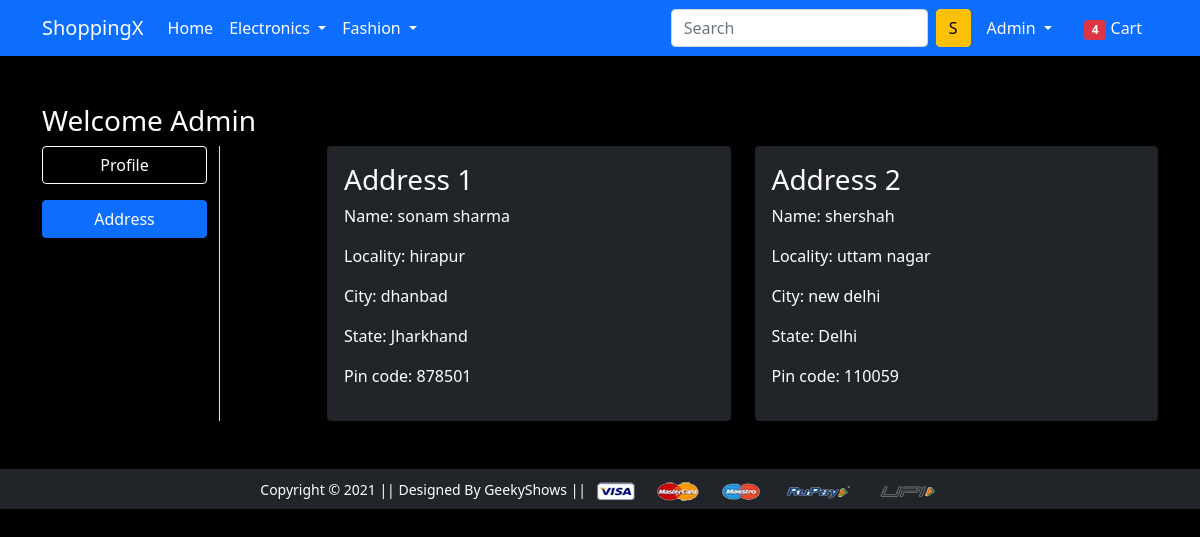
The page /address/ (signed in) on the database its author committed.
### app/models.py (models this page shows, shortened)
class Customer(models.Model):
    user = models.ForeignKey(User,on_delete=models.CASCADE)
    name = models.CharField(max_length=200)
    locality = models.CharField(max_length=200)
    city = models.CharField(max_length=50)
    zipcode = models.IntegerField()
    state = models.CharField(choices=STATE_CHOICES,max_length=50)

### app/views.py (the view)
# urls.py: path('address/', views.address, name='address'),
def address(request):
  add = Customer.objects.filter(user=request.user)
  print("add==>",add.query)
  return render(request,'app/address.html',{'add':add,"active":"btn-primary"})

### app/templates/app/address.html (shortened to what this page needs)
{% extends 'app/base.html' %}
{% load static %}
{% block main-content %}
<div class="container my-5">
    <div class="row">
        <h3>Welcome <span class="text-capitalize">{{request.user}}</span></h3>
        <div class="col-sm-2 border-end">
            <ul class="list-unstyled">
                <li class="d-grid"><a href="{% url 'profile' %}" class="btn border-white text-white mb-3">Profile</a></li>
                <li class="d-grid"><a href="{% url 'address' %}" class="btn {{active}}">Address</a></li>
            </ul>
        </div>
        <div class="col-sm-9 offset-sm-1">
            <div class="row ">
                {% for ad in add %}
                <div class="col-sm-6">
                    <div class="card bg-dark">
                        <div class="card-body">
                            <h3>Address {{forloop.counter}}</h3>
                            <p>Name: {{ad.name}}</p>
                            <p>Locality: {{ad.locality}}</p>
                            <p>City: {{ad.city}}</p>
                            <p>State: {{ad.state}}</p>
                            <p>Pin code: {{ad.zipcode}}</p>
                        </div>
                    </div>
                </div>
                {% endfor %}
            </div>
        </div>
    </div>
</div>
{% endblock main-content %}

### app/templates/app/base.html (shortened to what this page needs)
<!doctype html>
{% load static %}
<html lang="en">
  <head>
    <link href="https://cdn.jsdelivr.net/npm/bootstrap@5.0.0-beta1/dist/css/bootstrap.min.css" rel="stylesheet"
>
    <link rel="stylesheet" href="{% static 'app/css/owl.carousel.min.css' %}">
    <link rel="stylesheet" href="{% static 'app/css/all.min.css' %}">
    <link rel="stylesheet" href="{% static 'app/css/style.css' %}">
  </head>
  <body>
    <nav class="navbar navbar-expand-lg navbar-dark bg-primary">
      <div class="container">
        <a class="navbar-brand" href="/">ShoppingX</a>
        <div class="collapse navbar-collapse" id="navbarSupportedContent">
          <ul class="navbar-nav me-auto mb-2 mb-lg-0">
            <li class="nav-item">
              <a class="nav-link active" aria-current="page" href="/">Home</a>
            </li>
            <li class="nav-item dropdown">
              <a class="nav-link dropdown-toggle text-white" href="#" id="electronicsDropdown" role="button"
                data-bs-toggle="dropdown" aria-expanded="false">
                Electronics
              </a>
            </li>
            <li class="nav-item dropdown">
              <a class="nav-link dropdown-toggle text-white" href="#" id="fashionDropdown" role="button"
                data-bs-toggle="dropdown" aria-expanded="false">
                Fashion
              </a>
            </li>
          </ul>
          <form class="d-flex">
            <input class="form-control me-2" type="search" placeholder="Search" aria-label="Search">
            <button class="btn btn-warning" type="submit">S</button>
          </form>
          <div>
            <ul class="navbar-nav me-auto mb-2 mb-lg-0">
              {% if request.user.is_authenticated %}
              <li class="nav-item dropdown mx-2">
                <a class="nav-link dropdown-toggle text-white" href="#" id="profileDropdown" role="button"
                  data-bs-toggle="dropdown" aria-expanded="false">
                  {{request.user.username | capfirst}}
                </a>
              </li>
              <li class="nav-item mx-2">
                <a href="{% url 'showcart' %}" class="nav-link text-white"><span class="badge bg-danger">4</span>
                  Cart </a>
              </li>
              {% endif %}
            </ul>
          </div>
        </div>
      </div>
    </nav>
    {% block main-content %} {% endblock main-content %}
    <footer class="container-fluid bg-dark text-center p-2 mt-5">
      <small class="text-white">Copyright &copy; 2021 || Designed By GeekyShows || </small>
      <img src="{% static 'app/images/payment.png' %}" alt="" srcset="" class="img-fluid" height="2px">
    </footer>
  </body>
</html>

### app/static/app/css/style.css (style rules this page uses)
body { background-color: #000; color: #fff; }

### rows shown on the page
Customer: name "sonam sharma", locality "hirapur", city "dhanbad", state "Jharkhand", zipcode "878501"
Customer: name "shershah", locality "uttam nagar", city "new delhi", state "Delhi", zipcode "110059"

### other values the page prints
{{ request.user.username | capfirst }} "Admin"
{{ request.user }} "Admin"
